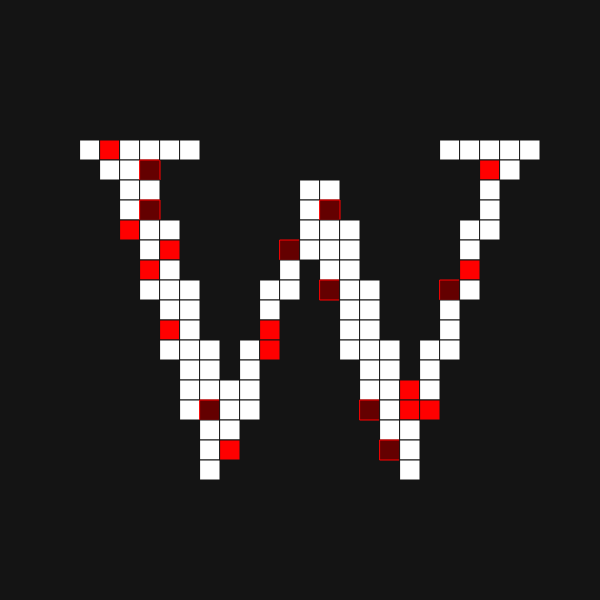
Frame 1 (no input)
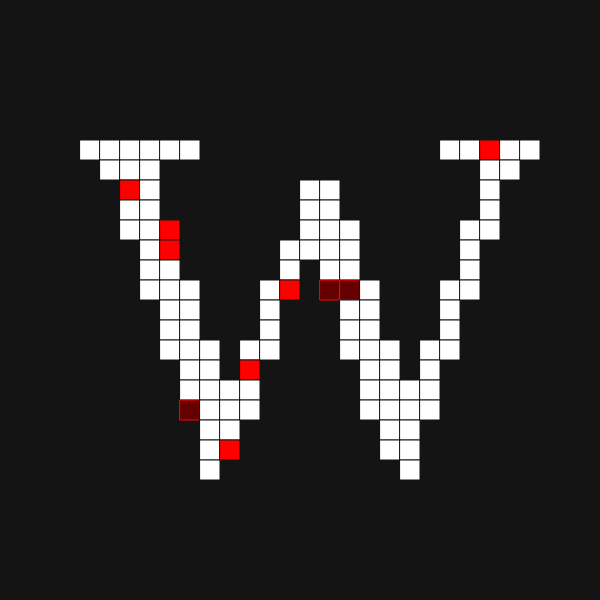
Frame 60 (no input)
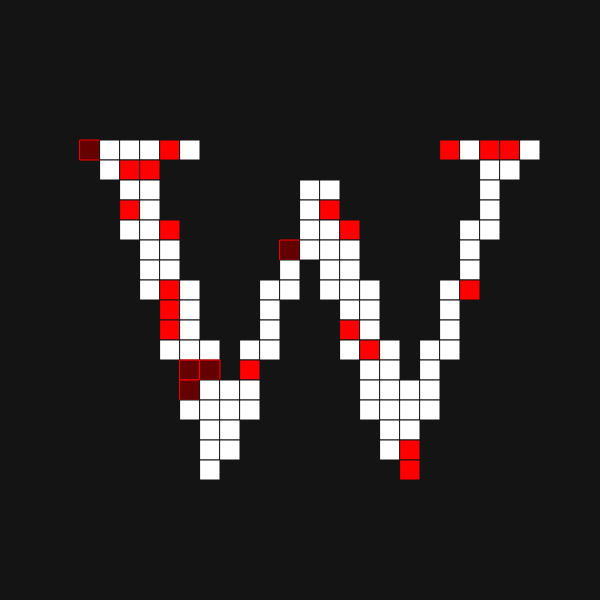
Frame 120 (the mouse pressed at the canvas centre since frame 60)

The p5.js sketch that drew these frames (run headless with seeded random() and noise() and a simulated clock; from frame 60 on, the mouse is pressed at the canvas centre):

// p5.js sketch
// ── sketch.js
//Sketch inspired by the creation of italiano.jpg
//https://www.instagram.com/italiano.jpg/

let rows, cols, cellH, cellW;
let noiseScale;
let textBuffer;

function setup() {
  createCanvas(600, 600);
  noStroke();

  rows = 30;
  cols = 30;
  cellW = width / cols;
  cellH = height / rows;

  noiseScale = 0.5;
  setupBuffer();
}

function draw() {
  background(20);
  for (let i = 0; i < cols; i++) {
    for (let j = 0; j < rows; j++) {
      let x = i * cellW;
      let y = j * cellH;
      let c = textBuffer.get(x, y);
      let b = brightness(c);
      if(b > 50){
        let n = noise(i * noiseScale, j * noiseScale, radians(frameCount) * noiseScale);
        n = int(map(n, 0, 1, 0, 3));
        if(n === 0) {
          stroke(20);
          fill(255, 0, 0);
        }
        else if(n === 1) {
          stroke(20);
          fill(255, 255, 255);
        }
        else{
          stroke(255, 0, 0);
          fill(100, 0, 0);
        }
        rect(x, y, cellW, cellH);
      }
    }
  }
}

function setupBuffer() {
  textBuffer = createGraphics(width, height);
  textBuffer.textFont('Georgia');
  textBuffer.textAlign(CENTER, CENTER);
  textBuffer.textSize(500);
  textBuffer.fill(250);
  textBuffer.text("W", width * 0.5, height * 0.5 + 30);
}
